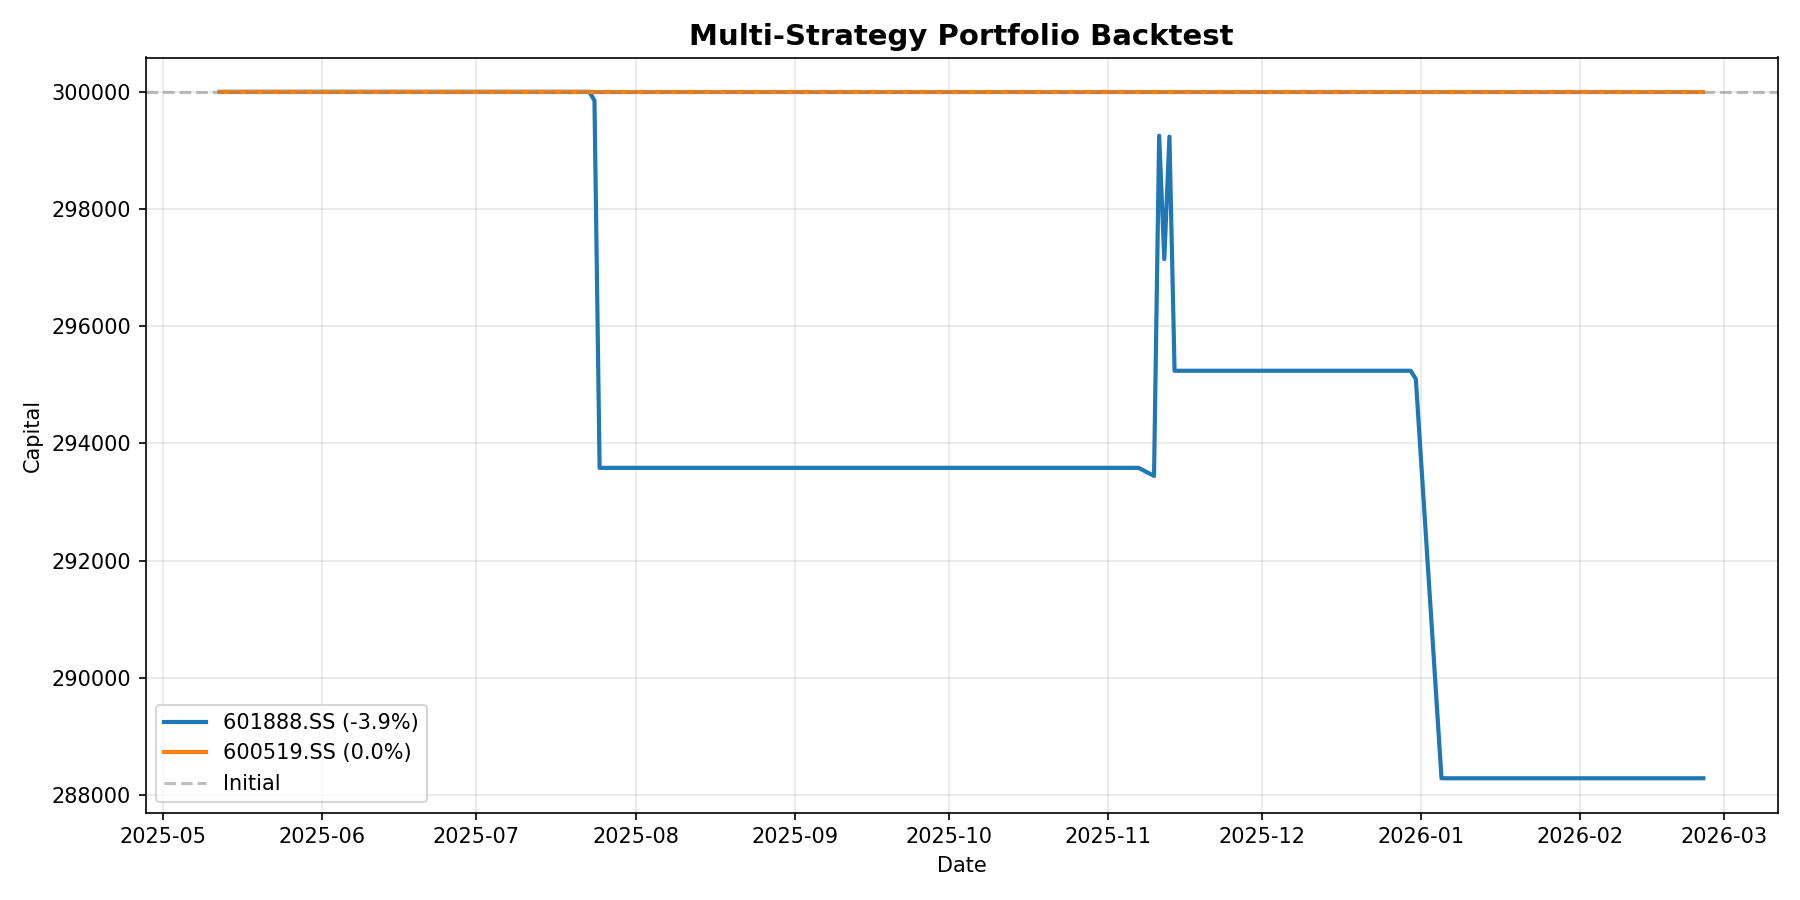

Source code (Python):
#!/usr/bin/env python3
"""
多策略组合回测
测试组合策略在A股市场的表现
"""

import sys
import random
from pathlib import Path
from datetime import datetime, timedelta

sys.path.insert(0, str(Path(__file__).parent.parent))

import pandas as pd
import numpy as np
import matplotlib.pyplot as plt

from data.fetcher import DataFetcher
from backtest.engine import BacktestEngine
from strategies.multi_strategy import CombinedStrategy, analyze_stock
from backtest.performance import PerformanceAnalyzer

plt.rcParams['font.sans-serif'] = ['SimHei', 'DejaVu Sans']
plt.rcParams['axes.unicode_minus'] = False

# A股股票池
ASTOCK_POOL = [
    ('600519.SS', '贵州茅台'),
    ('601318.SS', '中国平安'),
    ('600036.SS', '招商银行'),
    ('000651.SS', '格力电器'),
    ('600887.SS', '伊利股份'),
    ('600309.SS', '万华化学'),
    ('601888.SS', '中国中铁'),
    ('600028.SS', '中国石化'),
    ('600000.SS', '浦发银行'),
    ('600030.SS', '中信证券'),
]


def run_multi_strategy_backtest(symbol, start_date, end_date, initial_capital=300000):
    """运行多策略组合回测"""
    print(f"\n{'='*50}")
    print(f"多策略组合回测: {symbol}")
    print(f"{'='*50}")
    
    fetcher = DataFetcher()
    df = fetcher.download(symbol, period="1y")
    
    if df is None or len(df) < 200:
        print(f"❌ 数据不足")
        return None
    
    df.columns = df.columns.str.lower()
    
    # 初始化策略
    strategy = CombinedStrategy()
    
    # 回测
    engine = BacktestEngine(
        initial_capital=initial_capital,
        commission=0.001,
        slippage=0.001,
        stamp_duty=0.001
    )
    
    position = 0  # 0=空仓, 1=持仓
    entry_price = 0
    
    # 记录信号
    signals_log = []
    
    for i in range(50, len(df)):
        date = df.index[i]
        price = df['close'].iloc[i]
        
        # 获取信号
        result = strategy.analyze(df.iloc[:i+1])
        result['recommendation'] = strategy.get_recommendation(result)
        
        # 交易逻辑
        if position == 0:
            # 空仓，满足买入条件
            if result['final_signal'] == 1 and result['strength'] >= 0.3:
                # 买入半仓
                amount = engine.cash * 0.5
                quantity = int(amount / price / 100) * 100
                if quantity > 0:
                    engine.buy(date, symbol, price, quantity=quantity)
                    position = 1
                    entry_price = price
                    name = dict(ASTOCK_POOL).get(symbol, symbol)
                    signals_log.append(f"买入 {date.date()} {name} @ {price:.2f} 信号:{result['recommendation']}")
        
        elif position == 1:
            # 持仓，檢查賣出
            should_sell = False
            reason = ""
            
            # 止损: -5%
            if price < entry_price * 0.95:
                should_sell = True
                reason = "止损-5%"
            
            # 止盈: +15%
            elif price > entry_price * 1.15:
                should_sell = True
                reason = "止盈+15%"
            
            # 卖出信号
            elif result['final_signal'] == -1:
                should_sell = True
                reason = f"卖出信号"
            
            if should_sell:
                pos = engine.positions.get(symbol)
                if pos:
                    engine.sell(date, symbol, price, quantity=pos.quantity)
                    name = dict(ASTOCK_POOL).get(symbol, symbol)
                    signals_log.append(f"卖出 {date.date()} {name} @ {price:.2f} 原因:{reason}")
                    position = 0
        
        # 更新权益
        equity = engine.cash
        for sym, pos in engine.positions.items():
            equity += pos.quantity * price
        engine.equity_history.append(equity)
        engine.dates.append(date)
    
    # 最终平仓
    if position == 1:
        date = df.index[-1]
        price = df['close'].iloc[-1]
        pos = engine.positions.get(symbol)
        if pos:
            engine.sell(date, symbol, price, quantity=pos.quantity)
            name = dict(ASTOCK_POOL).get(symbol, symbol)
            signals_log.append(f"平仓 {date.date()} {name} @ {price:.2f}")
    
    # 结果
    initial = initial_capital
    final = engine.equity_history[-1] if engine.equity_history else initial
    total_return = (final - initial) / initial * 100
    
    equity_curve = pd.Series(engine.equity_history, index=engine.dates)
    analyzer = PerformanceAnalyzer(equity_curve, engine.trades)
    metrics = analyzer.calculate_all()
    
    print(f"\n📊 回测结果:")
    print(f"  初始资金: {initial:,.0f}")
    print(f"  最终资金: {final:,.0f}")
    print(f"  总收益: {total_return:.2f}%")
    print(f"  夏普比率: {metrics.sharpe_ratio:.2f}")
    print(f"  最大回撤: {metrics.max_drawdown_pct:.2f}%")
    print(f"  交易次数: {len(engine.trades)}")
    print(f"  胜率: {metrics.win_rate:.1f}%")
    
    if signals_log:
        print(f"\n📝 信号记录 (前10条):")
        for log in signals_log[:10]:
            print(f"  {log}")
    
    return {
        'symbol': symbol,
        'initial': initial,
        'final': final,
        'return': total_return,
        'sharpe': metrics.sharpe_ratio,
        'max_dd': metrics.max_drawdown_pct,
        'trades': len(engine.trades),
        'win_rate': metrics.win_rate,
        'equity_curve': equity_curve,
        'signals': signals_log
    }


def main():
    print("="*60)
    print("🎯 多策略组合回测")
    print("="*60)
    
    # 回测参数
    end_date = datetime.now().strftime('%Y-%m-%d')
    start_date = (datetime.now() - timedelta(days=365)).strftime('%Y-%m-%d')
    
    print(f"\n📅 回测时间: {start_date} ~ {end_date} (1年)")
    print(f"💰 初始资金: 300,000")
    print(f"📈 策略: 多策略组合 (动量+突破+RSI+均线+成交量+VWAP)")
    
    # 随机选择3只股票
    random.seed(datetime.now().day)
    selected = random.sample(ASTOCK_POOL, 3)
    
    print(f"\n📋 测试股票:")
    for code, name in selected:
        print(f"  {code} - {name}")
    
    # 回测
    results = []
    for code, name in selected:
        result = run_multi_strategy_backtest(code, start_date, end_date)
        if result:
            results.append(result)
    
    # 汇总
    print("\n" + "="*60)
    print("📈 汇总结果")
    print("="*60)
    
    if results:
        print(f"\n{'股票':<15} {'收益率':>10} {'夏普':>8} {'最大回撤':>10} {'交易次数':>8}")
        print("-"*55)
        for r in results:
            print(f"{r['symbol']:<15} {r['return']:>9.2f}% {r['sharpe']:>8.2f} {r['max_dd']:>9.2f}% {r['trades']:>8}")
        
        # 最佳
        best = max(results, key=lambda x: x['return'])
        print(f"\n🏆 最佳: {best['symbol']} ({best['return']:.2f}%)")
        
        # 绘图
        fig, ax = plt.subplots(figsize=(12, 6))
        
        for r in results:
            ax.plot(r['equity_curve'].index, r['equity_curve'].values, 
                   label=f"{r['symbol']} ({r['return']:.1f}%)", linewidth=2)
        
        # 基准线
        ax.axhline(y=300000, color='gray', linestyle='--', alpha=0.5, label='Initial')
        
        ax.set_title('Multi-Strategy Portfolio Backtest', fontsize=14, fontweight='bold')
        ax.set_xlabel('Date')
        ax.set_ylabel('Capital')
        ax.legend()
        ax.grid(True, alpha=0.3)
        
        plt.tight_layout()
        output_path = Path(__file__).parent / 'multi_strategy_backtest.png'
        plt.savefig(output_path, dpi=150)
        print(f"\n✅ 图表已保存: {output_path}")


if __name__ == "__main__":
    main()
